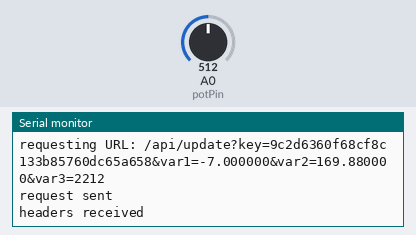
Simulated run of this sketch. Board: ESP8266 (NodeMCU). Shown: the last lines printed to the serial monitor. The inputs (shaded band) are chosen by the test bench; at power-on: A0 (potPin) = 512. WiFi joins after 1.5 s; servers stay silent unless stated; uploads are accepted with an empty reply.

Above: at 2.7 s.
2.8 s: A0 (potPin) set to 716
At 3.93 s:
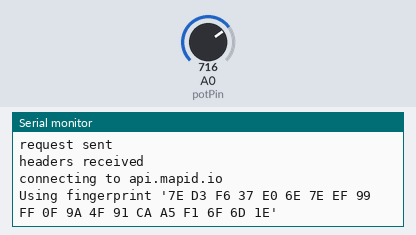
5.8 s: A0 (potPin) set to 900
At 7.8 s:
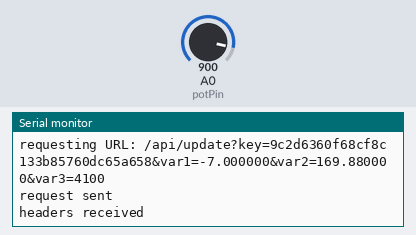

Measured:
- after the input at 5.8 s, the serial monitor: prints a new line after 0.45 s (image 2)

The sketch:

esphtttps.ino
```cpp
/*
    HTTP over TLS (HTTPS) example sketch
    This example demonstrates how to use
    WiFiClientSecure class to access HTTPS API.
    We fetch and display the status of
    esp8266/Arduino project continuous integration
    build.
    Limitations:
      only RSA certificates
      no support of Perfect Forward Secrecy (PFS)
      TLSv1.2 is supported since version 2.4.0-rc1
    Created by Ivan Grokhotkov, 2015.
    This example is in public domain.
*/

#include <ESP8266WiFi.h>
#include <WiFiClientSecure.h>

#ifndef STASSID
#define STASSID "PT. MAPID"
#define STAPSK  "mapid.io"
#endif

const char* ssid = STASSID;
const char* password = STAPSK;

const char* host = "api.mapid.io";
const int httpsPort = 443;

double lat = -7;
double lon = 169.88;
int potPin = A0;
int val = 0;

// Use web browser to view and copy
// SHA1 fingerprint of the certificate
const char fingerprint[] PROGMEM = "7E D3 F6 37 E0 6E 7E EF 99 FF 0F 9A 4F 91 CA A5 F1 6F 6D 1E";
// Use WiFiClientSecure class to create TLS connection
WiFiClientSecure client;

void setup() {
  Serial.begin(115200);
  Serial.println();
  Serial.print("connecting to ");
  Serial.println(ssid);
  WiFi.mode(WIFI_STA);
  WiFi.begin(ssid, password);
  while (WiFi.status() != WL_CONNECTED) {
    delay(500);
    Serial.print(".");
  }
  Serial.println("");
  Serial.println("WiFi connected");
  Serial.println("IP address: ");
  Serial.println(WiFi.localIP());
}

void loop() {
  val = analogRead(potPin);

  Serial.print("connecting to ");
  Serial.println(host);

  Serial.printf("Using fingerprint '%s'\n", fingerprint);
  client.setFingerprint(fingerprint);

  if (!client.connect(host, httpsPort)) {
    Serial.println("connection failed");
    return;
  }
  String url = "/api/update?key=9c2d6360f68cf8c133b85760dc65a658&var1=" + String(lat, 6) + "&var2=" + String(lon, 6) + "&var3=" + String(val, 6);
  Serial.print("requesting URL: ");
  Serial.println(url);

  client.print(String("GET ") + url + " HTTP/1.1\r\n" +
               "Host: " + host + "\r\n" +
               "User-Agent: BuildFailureDetectorESP8266\r\n" +
               "Connection: close\r\n\r\n");

  Serial.println("request sent");
  while (client.connected()) {
    String line = client.readStringUntil('\n');
    if (line == "\r") {
      Serial.println("headers received");
      break;
    }
  }
  delay(2000);
}
```
